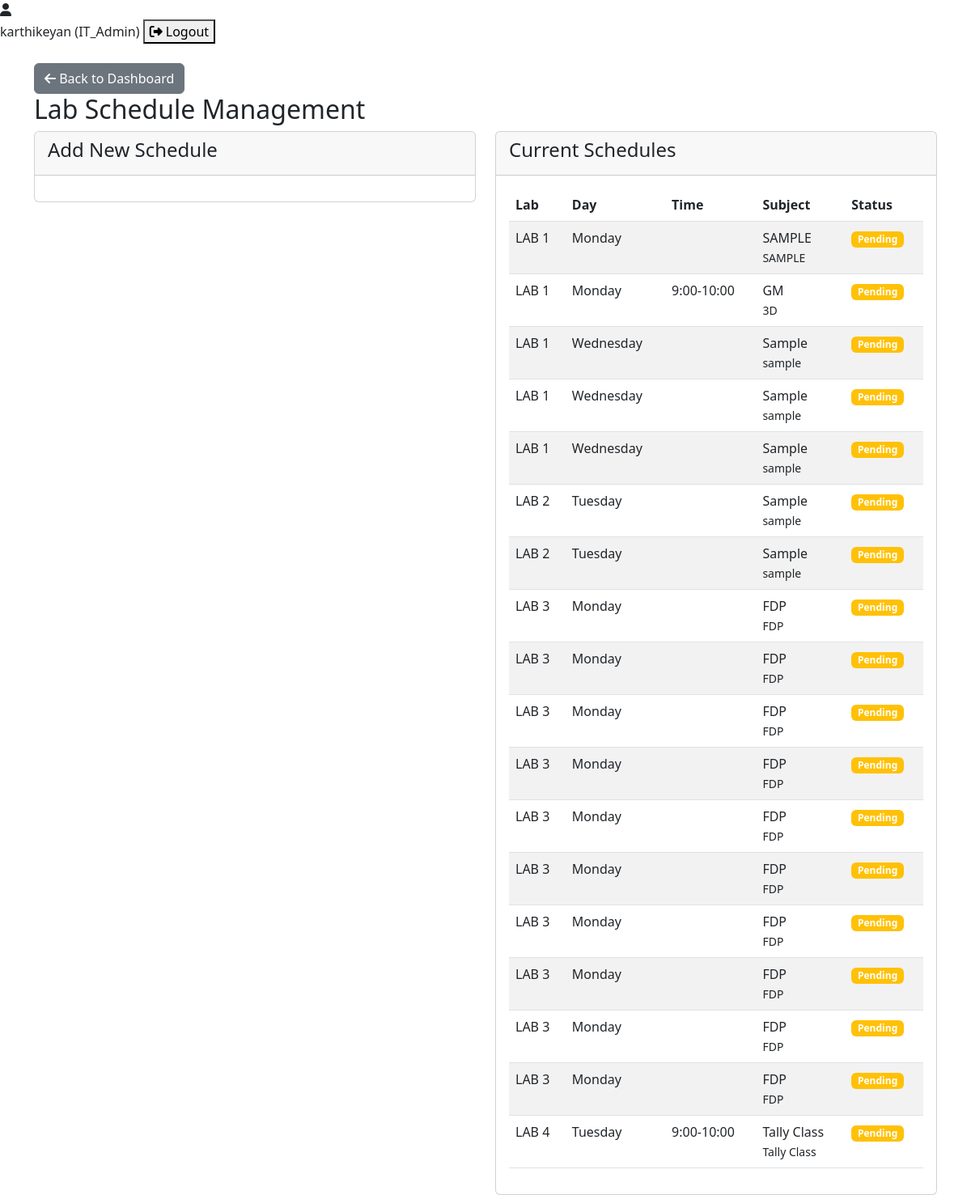
The page /add_labschedule_admin.php (signed in) on the database its author committed.
### tables this page shows
CREATE TABLE `employee` (
  `emp_id` int(11) NOT NULL,
  `emp_code` varchar(20) DEFAULT NULL,
  `emp_name` varchar(100) DEFAULT NULL,
  `email` varchar(100) DEFAULT NULL,
  `password` varchar(255) DEFAULT NULL,
  `designation` enum('Lead','Sr SA','SA','IT_Admin','Lab_incharge','HOD','FI','User') DEFAULT NULL,
  `department` varchar(100) DEFAULT NULL,
  `status` enum('Active','Inactive') DEFAULT 'Active'
);

CREATE TABLE `lab_schedule` (
  `schedule_id` int(11) NOT NULL,
  `lab_id` int(11) NOT NULL COMMENT 'References location_id from location table',
  `day_of_week` enum('Monday','Tuesday','Wednesday','Thursday','Friday','Saturday') NOT NULL,
  `time_slot` enum('8:00-9:00','9:00-10:00','10:00-11:00','11:00-12:00','12:00-13:00','13:00-14:00','14:00-15:00','15:00-16:00','16:00-17:00') NOT NULL,
  `subject_code` varchar(20) DEFAULT NULL,
  `subject_name` varchar(100) DEFAULT NULL,
  `faculty_name` varchar(100) DEFAULT NULL,
  `faculty_email` varchar(100) DEFAULT NULL,
  `class_group` varchar(50) DEFAULT NULL,
  `semester` varchar(20) DEFAULT NULL,
  `academic_year` varchar(20) DEFAULT NULL,
  `created_by` int(11) NOT NULL,
  `created_at` timestamp NOT NULL DEFAULT current_timestamp(),
  `updated_at` timestamp NOT NULL DEFAULT current_timestamp() ON UPDATE current_timestamp()
);

CREATE TABLE `location` (
  `location_id` int(11) NOT NULL,
  `location_name` varchar(100) DEFAULT NULL,
  `category_id` int(11) DEFAULT NULL
);

### add_labschedule_admin.php (the view, shortened to what this page needs)
<?php
require_once 'config.php';
$currentUser = [];
$user_id = $_SESSION['user_id'];
$query = "SELECT emp_name, designation FROM employee WHERE emp_id = ?";
if ($stmt = $conn->prepare($query)) {
    $stmt->bind_param("i", $user_id);
    $stmt->execute();
    $result = $stmt->get_result();
    if ($result->num_rows > 0) {
        $currentUser = $result->fetch_assoc();
    }
}
$schedules = [];
$query = "SELECT ls.*, l.location_name, e.emp_name as created_by_name
          FROM lab_schedule ls
          JOIN location l ON ls.lab_id = l.location_id
          JOIN employee e ON ls.created_by = e.emp_id
          ORDER BY l.location_name, ls.day_of_week, ls.time_slot";
$result = $conn->query($query);
if ($result) {
    $schedules = $result->fetch_all(MYSQLI_ASSOC);
}
?>
<!DOCTYPE html>
<html lang="en">
<head>
    <link href="https://cdn.jsdelivr.net/npm/bootstrap@5.3.0/dist/css/bootstrap.min.css" rel="stylesheet">
    <link rel="stylesheet" href="https://cdnjs.cloudflare.com/ajax/libs/font-awesome/6.4.0/css/all.min.css">
</head>
<body>
    <div class="user-info">
        <div class="user-icon">
            <i class="fas fa-user"></i>
        </div>
        <div>
            <span><?php echo htmlspecialchars($currentUser['emp_name']); ?> (<?php echo htmlspecialchars($currentUser['designation']); ?>)</span>
            <form action="logout.php" method="post" style="display: inline;">
                <button type="submit" class="logout-btn">
                    <i class="fas fa-sign-out-alt"></i> Logout
                </button>
            </form>
        </div>
    </div>
    <div class="container mt-4">
        <a href="dashboard.php" class="btn btn-secondary back-btn">
            <i class="fas fa-arrow-left"></i> Back to Dashboard
        </a>
        <h2>Lab Schedule Management</h2>
        <div class="row">
            <div class="col-md-6">
                <div class="card mb-4">
                    <div class="card-header">
                        <h4>Add New Schedule</h4>
                    </div>
                    <div class="card-body">
                    </div>
                </div>
            </div>
            <div class="col-md-6">
                <div class="card">
                    <div class="card-header">
                        <h4>Current Schedules</h4>
                    </div>
                    <div class="card-body">
                        <?php if (empty($schedules)): ?>
                            <p>No schedules found.</p>
                        <?php else: ?>
                            <div class="table-responsive">
                                <table class="table table-striped">
                                    <thead>
                                        <tr>
                                            <th>Lab</th>
                                            <th>Day</th>
                                            <th>Time</th>
                                            <th>Subject</th>
                                            <th>Status</th>
                                        </tr>
                                    </thead>
                                    <tbody>
                                        <?php foreach ($schedules as $schedule): ?>
                                            <tr>
                                                <td><?php echo htmlspecialchars($schedule['location_name']); ?></td>
                                                <td><?php echo htmlspecialchars($schedule['day_of_week']); ?></td>
                                                <td><?php echo htmlspecialchars($schedule['time_slot']); ?></td>
                                                <td>
                                                    <?php echo htmlspecialchars($schedule['subject_code']); ?><br>
                                                    <small><?php echo htmlspecialchars($schedule['subject_name']); ?></small>
                                                </td>
                                                <td>
                                                    <span class="badge bg-<?php
                                                        switch($schedule['status'] ?? 'Pending') {
                                                            default: echo 'warning';
                                                        }
                                                    ?>">
                                                        <?php echo htmlspecialchars($schedule['status'] ?? 'Pending'); ?>
                                                    </span>
                                                </td>
                                            </tr>
                                        <?php endforeach; ?>
                                    </tbody>
                                </table>
                            </div>
                        <?php endif; ?>
                    </div>
                </div>
            </div>
        </div>
    </div>
</body>
</html>

### rows shown on the page
employee: emp_name "karthikeyan", designation "IT_Admin"
lab_schedule: lab.location_name "LAB 1", day_of_week "Monday", subject_code "SAMPLE", subject_name "SAMPLE", status "Pending"
lab_schedule: lab.location_name "LAB 1", day_of_week "Monday", time_slot "9:00-10:00", subject_code "GM", subject_name "3D", status "Pending"
lab_schedule: lab.location_name "LAB 1", day_of_week "Wednesday", subject_code "Sample", subject_name "sample", status "Pending"
lab_schedule: lab.location_name "LAB 1", day_of_week "Wednesday", subject_code "Sample", subject_name "sample", status "Pending"
lab_schedule: lab.location_name "LAB 1", day_of_week "Wednesday", subject_code "Sample", subject_name "sample", status "Pending"
lab_schedule: lab.location_name "LAB 2", day_of_week "Tuesday", subject_code "Sample", subject_name "sample", status "Pending"
lab_schedule: lab.location_name "LAB 2", day_of_week "Tuesday", subject_code "Sample", subject_name "sample", status "Pending"
lab_schedule: lab.location_name "LAB 3", day_of_week "Monday", subject_code "FDP", subject_name "FDP", status "Pending"
lab_schedule: lab.location_name "LAB 3", day_of_week "Monday", subject_code "FDP", subject_name "FDP", status "Pending"
lab_schedule: lab.location_name "LAB 3", day_of_week "Monday", subject_code "FDP", subject_name "FDP", status "Pending"
lab_schedule: lab.location_name "LAB 3", day_of_week "Monday", subject_code "FDP", subject_name "FDP", status "Pending"
lab_schedule: lab.location_name "LAB 3", day_of_week "Monday", subject_code "FDP", subject_name "FDP", status "Pending"
lab_schedule: lab.location_name "LAB 3", day_of_week "Monday", subject_code "FDP", subject_name "FDP", status "Pending"
lab_schedule: lab.location_name "LAB 3", day_of_week "Monday", subject_code "FDP", subject_name "FDP", status "Pending"
lab_schedule: lab.location_name "LAB 3", day_of_week "Monday", subject_code "FDP", subject_name "FDP", status "Pending"
lab_schedule: lab.location_name "LAB 3", day_of_week "Monday", subject_code "FDP", subject_name "FDP", status "Pending"
lab_schedule: lab.location_name "LAB 3", day_of_week "Monday", subject_code "FDP", subject_name "FDP", status "Pending"
lab_schedule: lab.location_name "LAB 4", day_of_week "Tuesday", time_slot "9:00-10:00", subject_code "Tally Class", subject_name "Tally Class", status "Pending"
